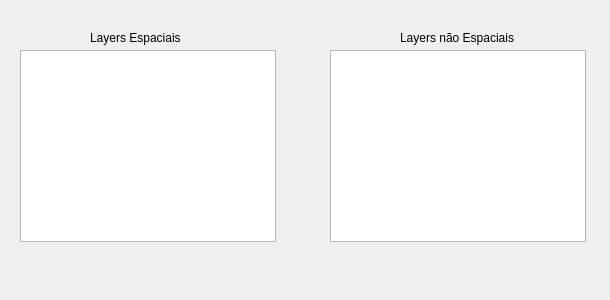
<?xml version="1.0" encoding="UTF-8"?>
<ui version="4.0">
 <class>JoinTableDialogWarning</class>
 <widget class="QDialog" name="JoinTableDialogWarning">
  <property name="geometry">
   <rect>
    <x>0</x>
    <y>0</y>
    <width>610</width>
    <height>300</height>
   </rect>
  </property>
  <property name="windowTitle">
   <string>Dialog</string>
  </property>
  <widget class="QListView" name="listViewspcl">
   <property name="geometry">
    <rect>
     <x>20</x>
     <y>50</y>
     <width>256</width>
     <height>192</height>
    </rect>
   </property>
  </widget>
  <widget class="QListView" name="listViewnspcl">
   <property name="geometry">
    <rect>
     <x>330</x>
     <y>50</y>
     <width>256</width>
     <height>192</height>
    </rect>
   </property>
  </widget>
  <widget class="QLabel" name="label">
   <property name="geometry">
    <rect>
     <x>90</x>
     <y>30</y>
     <width>101</width>
     <height>16</height>
    </rect>
   </property>
   <property name="text">
    <string>Layers Espaciais</string>
   </property>
  </widget>
  <widget class="QLabel" name="label_2">
   <property name="geometry">
    <rect>
     <x>400</x>
     <y>30</y>
     <width>121</width>
     <height>16</height>
    </rect>
   </property>
   <property name="text">
    <string>Layers não Espaciais</string>
   </property>
  </widget>
 </widget>
 <resources/>
 <connections/>
</ui>
